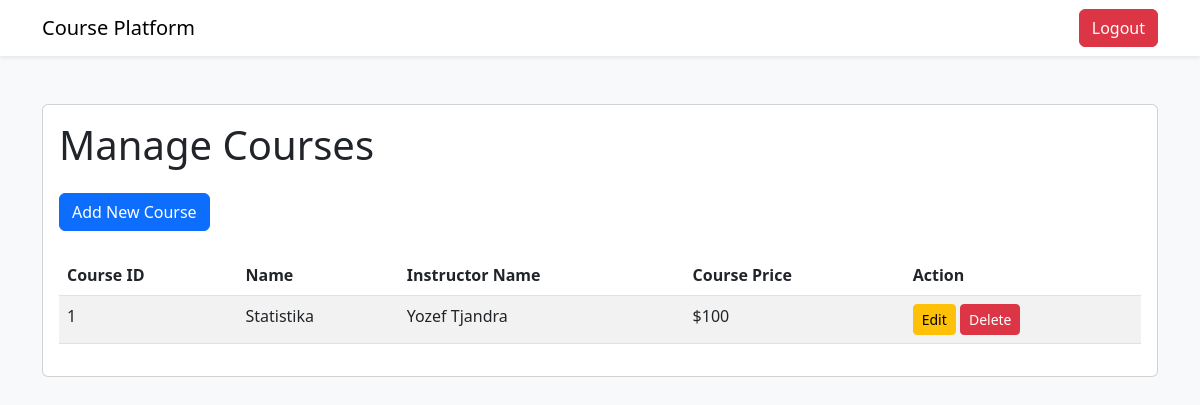
Page /admin/manage-courses (signed in) on the earlier database version.
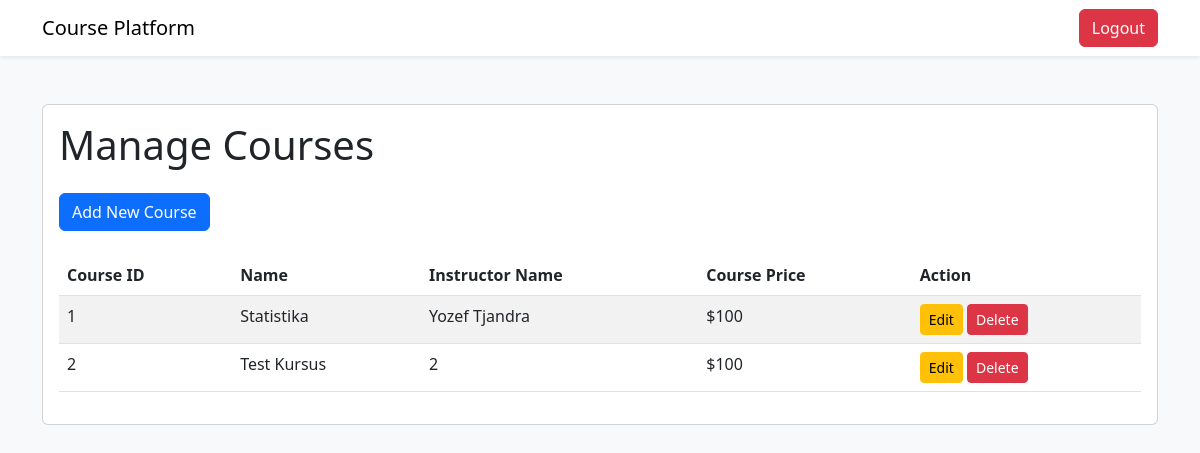
Same page on the later database version.
### tables this page shows
CREATE TABLE kursus (
                id_kursus INTEGER PRIMARY KEY AUTOINCREMENT,
                id_instruktur INTEGER,
                nama_kursus TEXT NOT NULL,
                harga_kursus INT NOT NULL,
                FOREIGN KEY (id_instruktur) REFERENCES instruktur(id_instruktur)
            );

CREATE TABLE instruktur (
                id_instruktur INTEGER PRIMARY KEY AUTOINCREMENT,
                nama_instruktur TEXT NOT NULL,
                email TEXT NOT NULL,
                password TEXT NOT NULL
            );

### features/auth.py (the view)
    def manage_courses(self):
        if not session.get('email') and session.get('role') != 'admin':
            return redirect('/login_admin')
        if request.method == 'POST':
            nama_kursus = request.form['nama_kursus']
            id_instruktur = request.form['id_instruktur']
            query_db('INSERT INTO kursus (nama_kursus, id_instruktur) VALUES (?, ?)',
                     (nama_kursus, id_instruktur))
            return redirect('/admin/manage-courses')
        courses = query_db('SELECT * FROM kursus INNER JOIN instruktur ON kursus.id_instruktur = instruktur.id_instruktur')
        return render_template('manage_courses_page.html', courses=courses)

### database.py (called while the page is built)
def get_db():
    db = getattr(g, '_database', None)
    if db is None:
        db = g._database = sqlite3.connect(DATABASE)
        db.row_factory = sqlite3.Row
    return db

def query_db(query, args=(), one=False):
    cur = get_db().execute(query, args)
    rv = cur.fetchall()
    cur.close()
    get_db().commit()
    return (rv[0] if rv else None) if one else rv

### templates/manage_courses_page.html (shortened to what this page needs)
<!DOCTYPE html>
<html lang="en">
<head>
    <link href="https://cdn.jsdelivr.net/npm/bootstrap@5.3.0/dist/css/bootstrap.min.css" rel="stylesheet">
</head>
<body class="bg-light">
    <nav class="navbar navbar-expand-lg navbar-light bg-white shadow-sm">
        <div class="container">
            <a class="navbar-brand" href="/admin">Course Platform</a>
            <div class="d-flex">
                <a href="/logout" class="btn btn-danger">Logout</a>
            </div>
        </div>
    </nav>
    <div class="container py-5">
        <div class="card">
            <div class="card-body">
                <h1 class="card-title mb-4">Manage Courses</h1>
                <div class="mb-4">
                    <a href="/admin/add-course" class="btn btn-primary">Add New Course</a>
                </div>
                <table class="table table-striped">
                    <thead>
                        <tr>
                            <th>Course ID</th>
                            <th>Name</th>
                            <th>Instructor Name</th>
                            <th>Course Price</th>
                            <th>Action</th>
                        </tr>
                    </thead>
                    <tbody>
                        {% for course in courses %}
                        <tr>
                            <td>{{ course.id_kursus }}</td>
                            <td>{{ course.nama_kursus }}</td>
                            <td>{{ course.nama_instruktur }}</td>
                            <td>${{ course.harga_kursus }}</td>
                            <td>
                                <a href="/admin/edit-course/{{ course.id_kursus }}"
                                    class="btn btn-sm btn-warning">Edit</a>
                                <a href="/admin/delete-course/{{ course.id_kursus }}"
                                    class="btn btn-sm btn-danger">Delete</a>
                            </td>
                        </tr>
                        {% endfor %}
                    </tbody>
                </table>
            </div>
        </div>
    </div>
</body>
</html>

Differences in the rows shown:
added kursus: id_kursus "2", nama_kursus "Test Kursus", nama_instruktur "2", harga_kursus "100"
